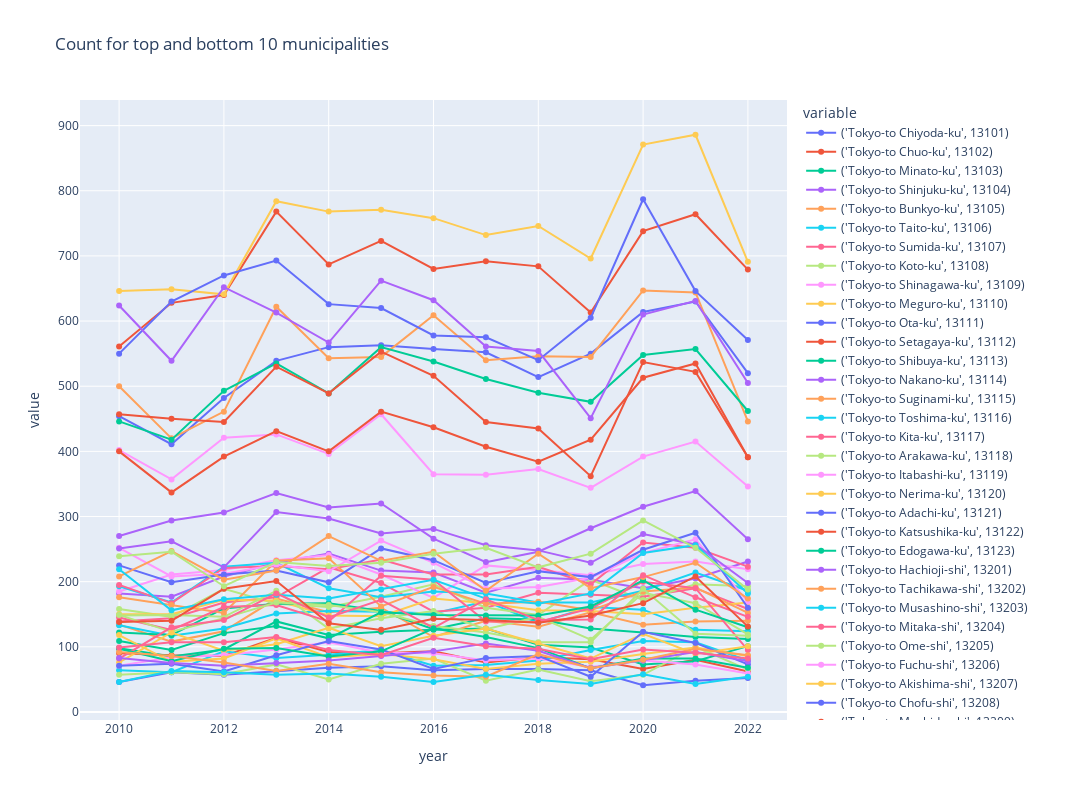

The code cell stored with this chart in its notebook:
### Code cell
plot_time_series(
    plot_df,
    "count",
    group_by_columns,
    granularity_columns,
    f"Count for top and bottom {return_n} municipalities",
    # visible="legendonly",
)

### Figure 1 — Plotly figure (JSON) as saved in the notebook; plotly's stock layout.template omitted (floating-point values rounded to 4 significant figures)
{"data": [{"hovertemplate": "variable=('Tokyo-to Chiyoda-ku', 13101)<br>year=%{x}<br>value=%{y}<extra></extra>", "legendgroup": "('Tokyo-to Chiyoda-ku', 13101)", "line": {"color": "#636efa", "dash": "solid"}, "marker": {"symbol": "circle"}, "mode": "lines+markers", "name": "('Tokyo-to Chiyoda-ku', 13101)", "orientation": "v", "showlegend": true, "type": "scatter", "x": [2010, 2011, 2012, 2013, 2014, 2015, 2016, 2017, 2018, 2019, 2020, 2021, 2022], "xaxis": "x", "y": [46, 61, 57, 63, 68, 70, 64, 66, 66, 64, 41, 48, 52], "yaxis": "y"}, {"hovertemplate": "variable=('Tokyo-to Chuo-ku', 13102)<br>year=%{x}<br>value=%{y}<extra></extra>", "legendgroup": "('Tokyo-to Chuo-ku', 13102)", "line": {"color": "#EF553B", "dash": "solid"}, "marker": {"symbol": "circle"}, "mode": "lines+markers", "name": "('Tokyo-to Chuo-ku', 13102)", "orientation": "v", "showlegend": true, "type": "scatter", "x": [2010, 2011, 2012, 2013, 2014, 2015, 2016, 2017, 2018, 2019, 2020, 2021, 2022], "xaxis": "x", "y": [90, 87, 86, 114, 92, 90, 93, 76, 84, 81, 66, 80, 62], "yaxis": "y"}, {"hovertemplate": "variable=('Tokyo-to Minato-ku', 13103)<br>year=%{x}<br>value=%{y}<extra></extra>", "legendgroup": "('Tokyo-to Minato-ku', 13103)", "line": {"color": "#00cc96", "dash": "solid"}, "marker": {"symbol": "circle"}, "mode": "lines+markers", "name": "('Tokyo-to Minato-ku', 13103)", "orientation": "v", "showlegend": true, "type": "scatter", "x": [2010, 2011, 2012, 2013, 2014, 2015, 2016, 2017, 2018, 2019, 2020, 2021, 2022], "xaxis": "x", "y": [98, 85, 96, 139, 118, 123, 126, 128, 103, 99, 73, 78, 101], "yaxis": "y"}, {"hovertemplate": "variable=('Tokyo-to Shinjuku-ku', 13104)<br>year=%{x}<br>value=%{y}<extra></extra>", "legendgroup": "('Tokyo-to Shinjuku-ku', 13104)", "line": {"color": "#ab63fa", "dash": "solid"}, "marker": {"symbol": "circle"}, "mode": "lines+markers", "name": "('Tokyo-to Shinjuku-ku', 13104)", "orientation": "v", "showlegend": true, "type": "scatter", "x": [2010, 2011, 2012, 2013, 2014, 2015, 2016, 2017, 2018, 2019, 2020, 2021, 2022], "xaxis": "x", "y": [182, 177, 208, 229, 243, 217, 214, 183, 206, 203, 190, 205, 231], "yaxis": "y"}, {"hovertemplate": "variable=('Tokyo-to Bunkyo-ku', 13105)<br>year=%{x}<br>value=%{y}<extra></extra>", "legendgroup": "('Tokyo-to Bunkyo-ku', 13105)", "line": {"color": "#FFA15A", "dash": "solid"}, "marker": {"symbol": "circle"}, "mode": "lines+markers", "name": "('Tokyo-to Bunkyo-ku', 13105)", "orientation": "v", "showlegend": true, "type": "scatter", "x": [2010, 2011, 2012, 2013, 2014, 2015, 2016, 2017, 2018, 2019, 2020, 2021, 2022], "xaxis": "x", "y": [134, 108, 124, 174, 153, 160, 115, 140, 131, 153, 134, 139, 140], "yaxis": "y"}, {"hovertemplate": "variable=('Tokyo-to Taito-ku', 13106)<br>year=%{x}<br>value=%{y}<extra></extra>", "legendgroup": "('Tokyo-to Taito-ku', 13106)", "line": {"color": "#19d3f3", "dash": "solid"}, "marker": {"symbol": "circle"}, "mode": "lines+markers", "name": "('Tokyo-to Taito-ku', 13106)", "orientation": "v", "showlegend": true, "type": "scatter", "x": [2010, 2011, 2012, 2013, 2014, 2015, 2016, 2017, 2018, 2019, 2020, 2021, 2022], "xaxis": "x", "y": [133, 117, 128, 151, 155, 154, 151, 170, 137, 161, 157, 126, 124], "yaxis": "y"}, {"hovertemplate": "variable=('Tokyo-to Sumida-ku', 13107)<br>year=%{x}<br>value=%{y}<extra></extra>", "legendgroup": "('Tokyo-to Sumida-ku', 13107)", "line": {"color": "#FF6692", "dash": "solid"}, "marker": {"symbol": "circle"}, "mode": "lines+markers", "name": "('Tokyo-to Sumida-ku', 13107)", "orientation": "v", "showlegend": true, "type": "scatter", "x": [2010, 2011, 2012, 2013, 2014, 2015, 2016, 2017, 2018, 2019, 2020, 2021, 2022], "xaxis": "x", "y": [139, 144, 168, 176, 222, 198, 154, 160, 183, 180, 177, 190, 158], "yaxis": "y"}, {"hovertemplate": "variable=('Tokyo-to Koto-ku', 13108)<br>year=%{x}<br>value=%{y}<extra></extra>", "legendgroup": "('Tokyo-to Koto-ku', 13108)", "line": {"color": "#B6E880", "dash": "solid"}, "marker": {"symbol": "circle"}, "mode": "lines+markers", "name": "('Tokyo-to Koto-ku', 13108)", "orientation": "v", "showlegend": true, "type": "scatter", "x": [2010, 2011, 2012, 2013, 2014, 2015, 2016, 2017, 2018, 2019, 2020, 2021, 2022], "xaxis": "x", "y": [158, 146, 189, 166, 161, 177, 196, 160, 149, 203, 172, 196, 193], "yaxis": "y"}, {"hovertemplate": "variable=('Tokyo-to Shinagawa-ku', 13109)<br>year=%{x}<br>value=%{y}<extra></extra>", "legendgroup": "('Tokyo-to Shinagawa-ku', 13109)", "line": {"color": "#FF97FF", "dash": "solid"}, "marker": {"symbol": "circle"}, "mode": "lines+markers", "name": "('Tokyo-to Shinagawa-ku', 13109)", "orientation": "v", "showlegend": true, "type": "scatter", "x": [2010, 2011, 2012, 2013, 2014, 2015, 2016, 2017, 2018, 2019, 2020, 2021, 2022], "xaxis": "x", "y": [185, 211, 218, 233, 241, 211, 175, 225, 218, 210, 227, 231, 219], "yaxis": "y"}, {"hovertemplate": "variable=('Tokyo-to Meguro-ku', 13110)<br>year=%{x}<br>value=%{y}<extra></extra>", "legendgroup": "('Tokyo-to Meguro-ku', 13110)", "line": {"color": "#FECB52", "dash": "solid"}, "marker": {"symbol": "circle"}, "mode": "lines+markers", "name": "('Tokyo-to Meguro-ku', 13110)", "orientation": "v", "showlegend": true, "type": "scatter", "x": [2010, 2011, 2012, 2013, 2014, 2015, 2016, 2017, 2018, 2019, 2020, 2021, 2022], "xaxis": "x", "y": [150, 150, 172, 171, 148, 147, 174, 167, 156, 155, 150, 160, 168], "yaxis": "y"}, {"hovertemplate": "variable=('Tokyo-to Ota-ku', 13111)<br>year=%{x}<br>value=%{y}<extra></extra>", "legendgroup": "('Tokyo-to Ota-ku', 13111)", "line": {"color": "#636efa", "dash": "solid"}, "marker": {"symbol": "circle"}, "mode": "lines+markers", "name": "('Tokyo-to Ota-ku', 13111)", "orientation": "v", "showlegend": true, "type": "scatter", "x": [2010, 2011, 2012, 2013, 2014, 2015, 2016, 2017, 2018, 2019, 2020, 2021, 2022], "xaxis": "x", "y": [454, 411, 482, 539, 560, 563, 557, 552, 514, 550, 614, 630, 520], "yaxis": "y"}, {"hovertemplate": "variable=('Tokyo-to Setagaya-ku', 13112)<br>year=%{x}<br>value=%{y}<extra></extra>", "legendgroup": "('Tokyo-to Setagaya-ku', 13112)", "line": {"color": "#EF553B", "dash": "solid"}, "marker": {"symbol": "circle"}, "mode": "lines+markers", "name": "('Tokyo-to Setagaya-ku', 13112)", "orientation": "v", "showlegend": true, "type": "scatter", "x": [2010, 2011, 2012, 2013, 2014, 2015, 2016, 2017, 2018, 2019, 2020, 2021, 2022], "xaxis": "x", "y": [561, 628, 640, 768, 687, 723, 680, 692, 684, 613, 738, 764, 679], "yaxis": "y"}, {"hovertemplate": "variable=('Tokyo-to Shibuya-ku', 13113)<br>year=%{x}<br>value=%{y}<extra></extra>", "legendgroup": "('Tokyo-to Shibuya-ku', 13113)", "line": {"color": "#00cc96", "dash": "solid"}, "marker": {"symbol": "circle"}, "mode": "lines+markers", "name": "('Tokyo-to Shibuya-ku', 13113)", "orientation": "v", "showlegend": true, "type": "scatter", "x": [2010, 2011, 2012, 2013, 2014, 2015, 2016, 2017, 2018, 2019, 2020, 2021, 2022], "xaxis": "x", "y": [122, 118, 159, 166, 167, 155, 127, 144, 142, 128, 122, 115, 112], "yaxis": "y"}, {"hovertemplate": "variable=('Tokyo-to Nakano-ku', 13114)<br>year=%{x}<br>value=%{y}<extra></extra>", "legendgroup": "('Tokyo-to Nakano-ku', 13114)", "line": {"color": "#ab63fa", "dash": "solid"}, "marker": {"symbol": "circle"}, "mode": "lines+markers", "name": "('Tokyo-to Nakano-ku', 13114)", "orientation": "v", "showlegend": true, "type": "scatter", "x": [2010, 2011, 2012, 2013, 2014, 2015, 2016, 2017, 2018, 2019, 2020, 2021, 2022], "xaxis": "x", "y": [270, 294, 306, 336, 314, 320, 266, 230, 246, 282, 315, 339, 265], "yaxis": "y"}, {"hovertemplate": "variable=('Tokyo-to Suginami-ku', 13115)<br>year=%{x}<br>value=%{y}<extra></extra>", "legendgroup": "('Tokyo-to Suginami-ku', 13115)", "line": {"color": "#FFA15A", "dash": "solid"}, "marker": {"symbol": "circle"}, "mode": "lines+markers", "name": "('Tokyo-to Suginami-ku', 13115)", "orientation": "v", "showlegend": true, "type": "scatter", "x": [2010, 2011, 2012, 2013, 2014, 2015, 2016, 2017, 2018, 2019, 2020, 2021, 2022], "xaxis": "x", "y": [500, 420, 461, 622, 543, 545, 609, 540, 546, 545, 647, 644, 446], "yaxis": "y"}, {"hovertemplate": "variable=('Tokyo-to Toshima-ku', 13116)<br>year=%{x}<br>value=%{y}<extra></extra>", "legendgroup": "('Tokyo-to Toshima-ku', 13116)", "line": {"color": "#19d3f3", "dash": "solid"}, "marker": {"symbol": "circle"}, "mode": "lines+markers", "name": "('Tokyo-to Toshima-ku', 13116)", "orientation": "v", "showlegend": true, "type": "scatter", "x": [2010, 2011, 2012, 2013, 2014, 2015, 2016, 2017, 2018, 2019, 2020, 2021, 2022], "xaxis": "x", "y": [193, 168, 223, 229, 190, 176, 185, 182, 168, 168, 186, 214, 186], "yaxis": "y"}, {"hovertemplate": "variable=('Tokyo-to Kita-ku', 13117)<br>year=%{x}<br>value=%{y}<extra></extra>", "legendgroup": "('Tokyo-to Kita-ku', 13117)", "line": {"color": "#FF6692", "dash": "solid"}, "marker": {"symbol": "circle"}, "mode": "lines+markers", "name": "('Tokyo-to Kita-ku', 13117)", "orientation": "v", "showlegend": true, "type": "scatter", "x": [2010, 2011, 2012, 2013, 2014, 2015, 2016, 2017, 2018, 2019, 2020, 2021, 2022], "xaxis": "x", "y": [195, 167, 221, 224, 219, 234, 211, 211, 223, 196, 260, 252, 223], "yaxis": "y"}, {"hovertemplate": "variable=('Tokyo-to Arakawa-ku', 13118)<br>year=%{x}<br>value=%{y}<extra></extra>", "legendgroup": "('Tokyo-to Arakawa-ku', 13118)", "line": {"color": "#B6E880", "dash": "solid"}, "marker": {"symbol": "circle"}, "mode": "lines+markers", "name": "('Tokyo-to Arakawa-ku', 13118)", "orientation": "v", "showlegend": true, "type": "scatter", "x": [2010, 2011, 2012, 2013, 2014, 2015, 2016, 2017, 2018, 2019, 2020, 2021, 2022], "xaxis": "x", "y": [148, 149, 146, 186, 128, 144, 155, 127, 146, 111, 183, 167, 119], "yaxis": "y"}, {"hovertemplate": "variable=('Tokyo-to Itabashi-ku', 13119)<br>year=%{x}<br>value=%{y}<extra></extra>", "legendgroup": "('Tokyo-to Itabashi-ku', 13119)", "line": {"color": "#FF97FF", "dash": "solid"}, "marker": {"symbol": "circle"}, "mode": "lines+markers", "name": "('Tokyo-to Itabashi-ku', 13119)", "orientation": "v", "showlegend": true, "type": "scatter", "x": [2010, 2011, 2012, 2013, 2014, 2015, 2016, 2017, 2018, 2019, 2020, 2021, 2022], "xaxis": "x", "y": [402, 357, 421, 426, 396, 457, 365, 364, 373, 344, 392, 415, 346], "yaxis": "y"}, {"hovertemplate": "variable=('Tokyo-to Nerima-ku', 13120)<br>year=%{x}<br>value=%{y}<extra></extra>", "legendgroup": "('Tokyo-to Nerima-ku', 13120)", "line": {"color": "#FECB52", "dash": "solid"}, "marker": {"symbol": "circle"}, "mode": "lines+markers", "name": "('Tokyo-to Nerima-ku', 13120)", "orientation": "v", "showlegend": true, "type": "scatter", "x": [2010, 2011, 2012, 2013, 2014, 2015, 2016, 2017, 2018, 2019, 2020, 2021, 2022], "xaxis": "x", "y": [646, 649, 641, 784, 768, 771, 758, 732, 746, 696, 871, 886, 691], "yaxis": "y"}, {"hovertemplate": "variable=('Tokyo-to Adachi-ku', 13121)<br>year=%{x}<br>value=%{y}<extra></extra>", "legendgroup": "('Tokyo-to Adachi-ku', 13121)", "line": {"color": "#636efa", "dash": "solid"}, "marker": {"symbol": "circle"}, "mode": "lines+markers", "name": "('Tokyo-to Adachi-ku', 13121)", "orientation": "v", "showlegend": true, "type": "scatter", "x": [2010, 2011, 2012, 2013, 2014, 2015, 2016, 2017, 2018, 2019, 2020, 2021, 2022], "xaxis": "x", "y": [550, 630, 670, 693, 626, 620, 578, 575, 540, 605, 787, 646, 571], "yaxis": "y"}, {"hovertemplate": "variable=('Tokyo-to Katsushika-ku', 13122)<br>year=%{x}<br>value=%{y}<extra></extra>", "legendgroup": "('Tokyo-to Katsushika-ku', 13122)", "line": {"color": "#EF553B", "dash": "solid"}, "marker": {"symbol": "circle"}, "mode": "lines+markers", "name": "('Tokyo-to Katsushika-ku', 13122)", "orientation": "v", "showlegend": true, "type": "scatter", "x": [2010, 2011, 2012, 2013, 2014, 2015, 2016, 2017, 2018, 2019, 2020, 2021, 2022], "xaxis": "x", "y": [400, 337, 392, 431, 400, 461, 437, 407, 384, 418, 513, 535, 391], "yaxis": "y"}, {"hovertemplate": "variable=('Tokyo-to Edogawa-ku', 13123)<br>year=%{x}<br>value=%{y}<extra></extra>", "legendgroup": "('Tokyo-to Edogawa-ku', 13123)", "line": {"color": "#00cc96", "dash": "solid"}, "marker": {"symbol": "circle"}, "mode": "lines+markers", "name": "('Tokyo-to Edogawa-ku', 13123)", "orientation": "v", "showlegend": true, "type": "scatter", "x": [2010, 2011, 2012, 2013, 2014, 2015, 2016, 2017, 2018, 2019, 2020, 2021, 2022], "xaxis": "x", "y": [446, 418, 493, 535, 489, 560, 538, 511, 490, 476, 548, 557, 462], "yaxis": "y"}, {"hovertemplate": "variable=('Tokyo-to Hachioji-shi', 13201)<br>year=%{x}<br>value=%{y}<extra></extra>", "legendgroup": "('Tokyo-to Hachioji-shi', 13201)", "line": {"color": "#ab63fa", "dash": "solid"}, "marker": {"symbol": "circle"}, "mode": "lines+markers", "name": "('Tokyo-to Hachioji-shi', 13201)", "orientation": "v", "showlegend": true, "type": "scatter", "x": [2010, 2011, 2012, 2013, 2014, 2015, 2016, 2017, 2018, 2019, 2020, 2021, 2022], "xaxis": "x", "y": [624, 539, 652, 613, 567, 662, 632, 561, 554, 451, 610, 631, 505], "yaxis": "y"}, {"hovertemplate": "variable=('Tokyo-to Tachikawa-shi', 13202)<br>year=%{x}<br>value=%{y}<extra></extra>", "legendgroup": "('Tokyo-to Tachikawa-shi', 13202)", "line": {"color": "#FFA15A", "dash": "solid"}, "marker": {"symbol": "circle"}, "mode": "lines+markers", "name": "('Tokyo-to Tachikawa-shi', 13202)", "orientation": "v", "showlegend": true, "type": "scatter", "x": [2010, 2011, 2012, 2013, 2014, 2015, 2016, 2017, 2018, 2019, 2020, 2021, 2022], "xaxis": "x", "y": [176, 164, 152, 232, 236, 162, 192, 166, 169, 156, 185, 191, 152], "yaxis": "y"}, {"hovertemplate": "variable=('Tokyo-to Musashino-shi', 13203)<br>year=%{x}<br>value=%{y}<extra></extra>", "legendgroup": "('Tokyo-to Musashino-shi', 13203)", "line": {"color": "#19d3f3", "dash": "solid"}, "marker": {"symbol": "circle"}, "mode": "lines+markers", "name": "('Tokyo-to Musashino-shi', 13203)", "orientation": "v", "showlegend": true, "type": "scatter", "x": [2010, 2011, 2012, 2013, 2014, 2015, 2016, 2017, 2018, 2019, 2020, 2021, 2022], "xaxis": "x", "y": [64, 61, 93, 83, 88, 95, 71, 72, 79, 95, 109, 107, 79], "yaxis": "y"}, {"hovertemplate": "variable=('Tokyo-to Mitaka-shi', 13204)<br>year=%{x}<br>value=%{y}<extra></extra>", "legendgroup": "('Tokyo-to Mitaka-shi', 13204)", "line": {"color": "#FF6692", "dash": "solid"}, "marker": {"symbol": "circle"}, "mode": "lines+markers", "name": "('Tokyo-to Mitaka-shi', 13204)", "orientation": "v", "showlegend": true, "type": "scatter", "x": [2010, 2011, 2012, 2013, 2014, 2015, 2016, 2017, 2018, 2019, 2020, 2021, 2022], "xaxis": "x", "y": [145, 126, 161, 164, 139, 209, 203, 139, 138, 159, 200, 190, 95], "yaxis": "y"}, {"hovertemplate": "variable=('Tokyo-to Ome-shi', 13205)<br>year=%{x}<br>value=%{y}<extra></extra>", "legendgroup": "('Tokyo-to Ome-shi', 13205)", "line": {"color": "#B6E880", "dash": "solid"}, "marker": {"symbol": "circle"}, "mode": "lines+markers", "name": "('Tokyo-to Ome-shi', 13205)", "orientation": "v", "showlegend": true, "type": "scatter", "x": [2010, 2011, 2012, 2013, 2014, 2015, 2016, 2017, 2018, 2019, 2020, 2021, 2022], "xaxis": "x", "y": [149, 123, 144, 168, 164, 153, 132, 122, 107, 107, 189, 120, 117], "yaxis": "y"}, {"hovertemplate": "variable=('Tokyo-to Fuchu-shi', 13206)<br>year=%{x}<br>value=%{y}<extra></extra>", "legendgroup": "('Tokyo-to Fuchu-shi', 13206)", "line": {"color": "#FF97FF", "dash": "solid"}, "marker": {"symbol": "circle"}, "mode": "lines+markers", "name": "('Tokyo-to Fuchu-shi', 13206)", "orientation": "v", "showlegend": true, "type": "scatter", "x": [2010, 2011, 2012, 2013, 2014, 2015, 2016, 2017, 2018, 2019, 2020, 2021, 2022], "xaxis": "x", "y": [252, 208, 212, 226, 216, 263, 229, 189, 192, 206, 244, 265, 169], "yaxis": "y"}, {"hovertemplate": "variable=('Tokyo-to Akishima-shi', 13207)<br>year=%{x}<br>value=%{y}<extra></extra>", "legendgroup": "('Tokyo-to Akishima-shi', 13207)", "line": {"color": "#FECB52", "dash": "solid"}, "marker": {"symbol": "circle"}, "mode": "lines+markers", "name": "('Tokyo-to Akishima-shi', 13207)", "orientation": "v", "showlegend": true, "type": "scatter", "x": [2010, 2011, 2012, 2013, 2014, 2015, 2016, 2017, 2018, 2019, 2020, 2021, 2022], "xaxis": "x", "y": [76, 122, 94, 104, 129, 101, 117, 128, 105, 82, 120, 89, 101], "yaxis": "y"}, {"hovertemplate": "variable=('Tokyo-to Chofu-shi', 13208)<br>year=%{x}<br>value=%{y}<extra></extra>", "legendgroup": "('Tokyo-to Chofu-shi', 13208)", "line": {"color": "#636efa", "dash": "solid"}, "marker": {"symbol": "circle"}, "mode": "lines+markers", "name": "('Tokyo-to Chofu-shi', 13208)", "orientation": "v", "showlegend": true, "type": "scatter", "x": [2010, 2011, 2012, 2013, 2014, 2015, 2016, 2017, 2018, 2019, 2020, 2021, 2022], "xaxis": "x", "y": [225, 199, 211, 217, 199, 251, 233, 198, 216, 207, 249, 275, 160], "yaxis": "y"}, {"hovertemplate": "variable=('Tokyo-to Machida-shi', 13209)<br>year=%{x}<br>value=%{y}<extra></extra>", "legendgroup": "('Tokyo-to Machida-shi', 13209)", "line": {"color": "#EF553B", "dash": "solid"}, "marker": {"symbol": "circle"}, "mode": "lines+markers", "name": "('Tokyo-to Machida-shi', 13209)", "orientation": "v", "showlegend": true, "type": "scatter", "x": [2010, 2011, 2012, 2013, 2014, 2015, 2016, 2017, 2018, 2019, 2020, 2021, 2022], "xaxis": "x", "y": [457, 450, 445, 530, 489, 553, 516, 445, 435, 362, 537, 522, 391], "yaxis": "y"}, {"hovertemplate": "variable=('Tokyo-to Koganei-shi', 13210)<br>year=%{x}<br>value=%{y}<extra></extra>", "legendgroup": "('Tokyo-to Koganei-shi', 13210)", "line": {"color": "#00cc96", "dash": "solid"}, "marker": {"symbol": "circle"}, "mode": "lines+markers", "name": "('Tokyo-to Koganei-shi', 13210)", "orientation": "v", "showlegend": true, "type": "scatter", "x": [2010, 2011, 2012, 2013, 2014, 2015, 2016, 2017, 2018, 2019, 2020, 2021, 2022], "xaxis": "x", "y": [109, 95, 121, 132, 113, 153, 149, 148, 148, 162, 202, 157, 130], "yaxis": "y"}, {"hovertemplate": "variable=('Tokyo-to Kodaira-shi', 13211)<br>year=%{x}<br>value=%{y}<extra></extra>", "legendgroup": "('Tokyo-to Kodaira-shi', 13211)", "line": {"color": "#ab63fa", "dash": "solid"}, "marker": {"symbol": "circle"}, "mode": "lines+markers", "name": "('Tokyo-to Kodaira-shi', 13211)", "orientation": "v", "showlegend": true, "type": "scatter", "x": [2010, 2011, 2012, 2013, 2014, 2015, 2016, 2017, 2018, 2019, 2020, 2021, 2022], "xaxis": "x", "y": [251, 262, 222, 307, 297, 274, 281, 256, 248, 229, 273, 257, 198], "yaxis": "y"}, {"hovertemplate": "variable=('Tokyo-to Hino-shi', 13212)<br>year=%{x}<br>value=%{y}<extra></extra>", "legendgroup": "('Tokyo-to Hino-shi', 13212)", "line": {"color": "#FFA15A", "dash": "solid"}, "marker": {"symbol": "circle"}, "mode": "lines+markers", "name": "('Tokyo-to Hino-shi', 13212)", "orientation": "v", "showlegend": true, "type": "scatter", "x": [2010, 2011, 2012, 2013, 2014, 2015, 2016, 2017, 2018, 2019, 2020, 2021, 2022], "xaxis": "x", "y": [208, 247, 203, 217, 270, 232, 246, 186, 243, 190, 207, 229, 174], "yaxis": "y"}, {"hovertemplate": "variable=('Tokyo-to Higashimurayama-shi', 13213)<br>year=%{x}<br>value=%{y}<extra></extra>", "legendgroup": "('Tokyo-to Higashimurayama-shi', 13213)", "line": {"color": "#19d3f3", "dash": "solid"}, "marker": {"symbol": "circle"}, "mode": "lines+markers", "name": "('Tokyo-to Higashimurayama-shi', 13213)", "orientation": "v", "showlegend": true, "type": "scatter", "x": [2010, 2011, 2012, 2013, 2014, 2015, 2016, 2017, 2018, 2019, 2020, 2021, 2022], "xaxis": "x", "y": [219, 156, 173, 180, 174, 188, 203, 174, 166, 182, 244, 256, 182], "yaxis": "y"}, {"hovertemplate": "variable=('Tokyo-to Kokubunji-shi', 13214)<br>year=%{x}<br>value=%{y}<extra></extra>", "legendgroup": "('Tokyo-to Kokubunji-shi', 13214)", "line": {"color": "#FF6692", "dash": "solid"}, "marker": {"symbol": "circle"}, "mode": "lines+markers", "name": "('Tokyo-to Kokubunji-shi', 13214)", "orientation": "v", "showlegend": true, "type": "scatter", "x": [2010, 2011, 2012, 2013, 2014, 2015, 2016, 2017, 2018, 2019, 2020, 2021, 2022], "xaxis": "x", "y": [82, 130, 141, 182, 145, 172, 129, 173, 141, 142, 210, 176, 146], "yaxis": "y"}, {"hovertemplate": "variable=('Tokyo-to Kunitachi-shi', 13215)<br>year=%{x}<br>value=%{y}<extra></extra>", "legendgroup": "('Tokyo-to Kunitachi-shi', 13215)", "line": {"color": "#B6E880", "dash": "solid"}, "marker": {"symbol": "circle"}, "mode": "lines+markers", "name": "('Tokyo-to Kunitachi-shi', 13215)", "orientation": "v", "showlegend": true, "type": "scatter", "x": [2010, 2011, 2012, 2013, 2014, 2015, 2016, 2017, 2018, 2019, 2020, 2021, 2022], "xaxis": "x", "y": [57, 61, 58, 73, 50, 74, 82, 48, 65, 47, 57, 100, 65], "yaxis": "y"}, {"hovertemplate": "variable=('Tokyo-to Komae-shi', 13219)<br>year=%{x}<br>value=%{y}<extra></extra>", "legendgroup": "('Tokyo-to Komae-shi', 13219)", "line": {"color": "#FF97FF", "dash": "solid"}, "marker": {"symbol": "circle"}, "mode": "lines+markers", "name": "('Tokyo-to Komae-shi', 13219)", "orientation": "v", "showlegend": true, "type": "scatter", "x": [2010, 2011, 2012, 2013, 2014, 2015, 2016, 2017, 2018, 2019, 2020, 2021, 2022], "xaxis": "x", "y": [71, 84, 87, 96, 107, 91, 90, 79, 82, 69, 79, 73, 59], "yaxis": "y"}, {"hovertemplate": "variable=('Tokyo-to Higashiyamato-shi', 13220)<br>year=%{x}<br>value=%{y}<extra></extra>", "legendgroup": "('Tokyo-to Higashiyamato-shi', 13220)", "line": {"color": "#FECB52", "dash": "solid"}, "marker": {"symbol": "circle"}, "mode": "lines+markers", "name": "('Tokyo-to Higashiyamato-shi', 13220)", "orientation": "v", "showlegend": true, "type": "scatter", "x": [2010, 2011, 2012, 2013, 2014, 2015, 2016, 2017, 2018, 2019, 2020, 2021, 2022], "xaxis": "x", "y": [118, 77, 82, 113, 84, 89, 81, 66, 74, 77, 89, 99, 86], "yaxis": "y"}, {"hovertemplate": "variable=('Tokyo-to Kiyose-shi', 13221)<br>year=%{x}<br>value=%{y}<extra></extra>", "legendgroup": "('Tokyo-to Kiyose-shi', 13221)", "line": {"color": "#636efa", "dash": "solid"}, "marker": {"symbol": "circle"}, "mode": "lines+markers", "name": "('Tokyo-to Kiyose-shi', 13221)", "orientation": "v", "showlegend": true, "type": "scatter", "x": [2010, 2011, 2012, 2013, 2014, 2015, 2016, 2017, 2018, 2019, 2020, 2021, 2022], "xaxis": "x", "y": [71, 74, 62, 87, 109, 96, 66, 83, 86, 54, 123, 106, 73], "yaxis": "y"}, {"hovertemplate": "variable=('Tokyo-to Higashikurume-shi', 13222)<br>year=%{x}<br>value=%{y}<extra></extra>", "legendgroup": "('Tokyo-to Higashikurume-shi', 13222)", "line": {"color": "#EF553B", "dash": "solid"}, "marker": {"symbol": "circle"}, "mode": "lines+markers", "name": "('Tokyo-to Higashikurume-shi', 13222)", "orientation": "v", "showlegend": true, "type": "scatter", "x": [2010, 2011, 2012, 2013, 2014, 2015, 2016, 2017, 2018, 2019, 2020, 2021, 2022], "xaxis": "x", "y": [138, 140, 189, 201, 136, 126, 143, 141, 137, 148, 167, 208, 131], "yaxis": "y"}, {"hovertemplate": "variable=('Tokyo-to Musashimurayama-shi', 13223)<br>year=%{x}<br>value=%{y}<extra></extra>", "legendgroup": "('Tokyo-to Musashimurayama-shi', 13223)", "line": {"color": "#00cc96", "dash": "solid"}, "marker": {"symbol": "circle"}, "mode": "lines+markers", "name": "('Tokyo-to Musashimurayama-shi', 13223)", "orientation": "v", "showlegend": true, "type": "scatter", "x": [2010, 2011, 2012, 2013, 2014, 2015, 2016, 2017, 2018, 2019, 2020, 2021, 2022], "xaxis": "x", "y": [97, 78, 97, 98, 85, 93, 128, 115, 98, 67, 82, 82, 68], "yaxis": "y"}, {"hovertemplate": "variable=('Tokyo-to Tama-shi', 13224)<br>year=%{x}<br>value=%{y}<extra></extra>", "legendgroup": "('Tokyo-to Tama-shi', 13224)", "line": {"color": "#ab63fa", "dash": "solid"}, "marker": {"symbol": "circle"}, "mode": "lines+markers", "name": "('Tokyo-to Tama-shi', 13224)", "orientation": "v", "showlegend": true, "type": "scatter", "x": [2010, 2011, 2012, 2013, 2014, 2015, 2016, 2017, 2018, 2019, 2020, 2021, 2022], "xaxis": "x", "y": [83, 75, 71, 75, 79, 86, 93, 105, 94, 67, 79, 92, 78], "yaxis": "y"}, {"hovertemplate": "variable=('Tokyo-to Inagi-shi', 13225)<br>year=%{x}<br>value=%{y}<extra></extra>", "legendgroup": "('Tokyo-to Inagi-shi', 13225)", "line": {"color": "#FFA15A", "dash": "solid"}, "marker": {"symbol": "circle"}, "mode": "lines+markers", "name": "('Tokyo-to Inagi-shi', 13225)", "orientation": "v", "showlegend": true, "type": "scatter", "x": [2010, 2011, 2012, 2013, 2014, 2015, 2016, 2017, 2018, 2019, 2020, 2021, 2022], "xaxis": "x", "y": [92, 86, 76, 63, 74, 61, 56, 54, 89, 67, 80, 97, 87], "yaxis": "y"}, {"hovertemplate": "variable=('Tokyo-to Hamura-shi', 13227)<br>year=%{x}<br>value=%{y}<extra></extra>", "legendgroup": "('Tokyo-to Hamura-shi', 13227)", "line": {"color": "#19d3f3", "dash": "solid"}, "marker": {"symbol": "circle"}, "mode": "lines+markers", "name": "('Tokyo-to Hamura-shi', 13227)", "orientation": "v", "showlegend": true, "type": "scatter", "x": [2010, 2011, 2012, 2013, 2014, 2015, 2016, 2017, 2018, 2019, 2020, 2021, 2022], "xaxis": "x", "y": [46, 63, 61, 57, 59, 54, 46, 57, 49, 43, 58, 43, 54], "yaxis": "y"}, {"hovertemplate": "variable=('Tokyo-to Akiruno-shi', 13228)<br>year=%{x}<br>value=%{y}<extra></extra>", "legendgroup": "('Tokyo-to Akiruno-shi', 13228)", "line": {"color": "#FF6692", "dash": "solid"}, "marker": {"symbol": "circle"}, "mode": "lines+markers", "name": "('Tokyo-to Akiruno-shi', 13228)", "orientation": "v", "showlegend": true, "type": "scatter", "x": [2010, 2011, 2012, 2013, 2014, 2015, 2016, 2017, 2018, 2019, 2020, 2021, 2022], "xaxis": "x", "y": [99, 107, 107, 115, 95, 87, 114, 101, 97, 81, 96, 91, 82], "yaxis": "y"}, {"hovertemplate": "variable=('Tokyo-to Nishitokyo-shi', 13229)<br>year=%{x}<br>value=%{y}<extra></extra>", "legendgroup": "('Tokyo-to Nishitokyo-shi', 13229)", "line": {"color": "#B6E880", "dash": "solid"}, "marker": {"symbol": "circle"}, "mode": "lines+markers", "name": "('Tokyo-to Nishitokyo-shi', 13229)", "orientation": "v", "showlegend": true, "type": "scatter", "x": [2010, 2011, 2012, 2013, 2014, 2015, 2016, 2017, 2018, 2019, 2020, 2021, 2022], "xaxis": "x", "y": [239, 246, 193, 230, 224, 229, 243, 252, 222, 243, 294, 252, 188], "yaxis": "y"}], "layout": {"autosize": false, "height": 800, "hovermode": "closest", "legend": {"title": {"text": "variable"}, "tracegroupgap": 0}, "title": {"text": "Count for top and bottom 10 municipalities"}, "width": 1600, "xaxis": {"anchor": "y", "domain": [0, 1], "title": {"text": "year"}}, "yaxis": {"anchor": "x", "domain": [0, 1], "title": {"text": "value"}}}}
